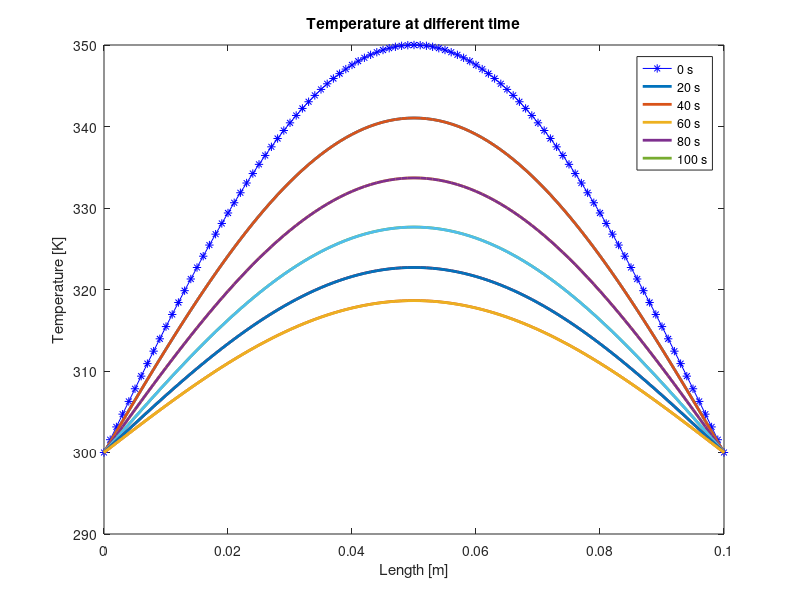

Write the MATLAB code that produced this figure.
% Consider a cylindrical rod of length L = 10 cm and diffusivity alpha = 0.1 cm²/s,
% laterally insulated, where heat propagates only by conduction in the axial
% direction x without any heat generation. At the initial time tin = 0 s,
% the temperature distribution in the rod is
% 
% T(x, 0) = T0 + 50 sin(pi x / L)

% (the domain is assumed from 0 to L), while the ends are maintained at a constant temperature T0 = 300 K.
% Numerically calculate the evolution of the temperature distribution T(x, t)
% along the rod up to the time tend = 100 s.
% 
% Use the finite difference method with the implicit Euler backward scheme,
% with delta t = 0.1 s and delta x = 0.1 cm, and compare the calculated solution
% with the analytical one 
%
% T_an = @(x,t) T0+50*sin(pi*x/ll)*exp(-pi^2/ll^2*alfa*t)
%
% at various time instants (t = 20 s, 40 s, 60 s, 80 s, 100 s).

% Laib 9, exercise 1
% Simone Canevarolo
% S269893
% 3/12/2024

clear all
close all
clc

ll = 10e-2; % length, m
alfa = 0.1e-4; % thermal diffusivity, m^2/s
tzero = 0; % time to begin, s

T0 = 300; % temperature of both borders, K
tend = 100; % time to end, s

dt = 0.1; % time step, s
dx = 0.1e-2; % length step, m

T = @(x) T0+50*sin(pi*x/ll); % temperature function

T_an = @(x,t) T0+50*sin(pi*x/ll)*exp(-pi^2/ll^2*alfa*t); % Analytical function of temperature

xx = (0:dx:ll)';
Nx = length(xx);

figure(1)
plot(xx,T(xx),'-*b')
hold on

aa = alfa*dt/dx^2; % coefficient

sup_diag = -aa*ones(Nx,1);
main_diag = (1+2*aa)*ones(Nx,1);
sub_diag = sup_diag;

Band = [[sup_diag(2:end);0], main_diag, [0;sub_diag(1:end-1)]];

AA = spdiags(Band,-1:1,Nx,Nx);

time = (tzero:dt:tend);

tplot = [20.0 40.0 60.0 80.0 100.0];
tinput = round(tplot/dt)+1;
zz = 1;

Tm = T(xx);
tt = tzero;

for ii = 2:length(time)

    tt = tt+dt;

    bb = Tm;

    AA(1,1) = 1;
    AA(1,2) = 0;
    bb(1) = T0;

    AA(end,end-1) = 0;
    AA(end,end) = 1;
    bb(end) = T0;

    TT = AA\bb;

    if ii == tinput(zz)

        plot(xx,TT,'LineWidth',2)
        hold on

        Tanalytic = T_an(xx,time(ii));
        plot(xx,Tanalytic,'Linewidth',2)
        hold on

        zz = zz+1;

    end

    Tm = TT;

end

legend('0 s','20 s','40 s','60 s','80 s','100 s');
xlabel('Length [m]')
ylabel('Temperature [K]')
title('Temperature at different time')

% Comments:
% we plotted both the analytic function and the function obtained using the
% implicit method of Backward Euler (BE) with precise step of time and space.
% From the plot you can see how the maximum of the temperature is in the middle
% since there is a Dirichlet condition, so fixed temperature, at the edges of the bar.
% There is no visible distinction between the analytic and non-analytic
% function.